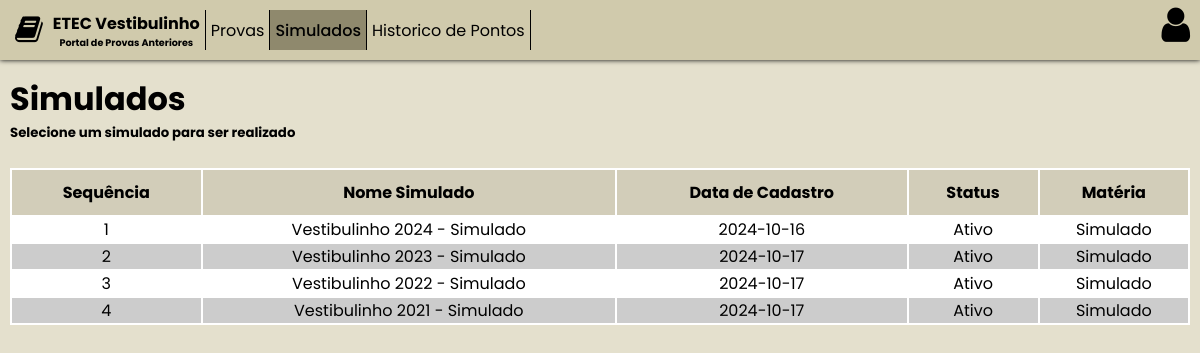
Page /Frontend/Simulados.php on the committed database.
### tables this page shows
create table prova (
	provaID int NOT NULL PRIMARY KEY AUTO_INCREMENT,
    provaNome varchar(300) NOT NULL UNIQUE,
    provaCadastro date NOT NULL,
    provaStatus varchar(20) NOT NULL,
    provaMateria int,
    foreign key (provaMateria) references materias(mateID)
);

create table materias (
	mateID int NOT NULL PRIMARY KEY AUTO_INCREMENT,
    mateNome varchar(150) NOT NULL UNIQUE,
    mateCadastro date NOT NULL,
    mateStatus varchar(20) NOT NULL 
);

### Frontend/Simulados.php (the view, shortened to what this page needs)
<!DOCTYPE html>
<html lang="pt-br">
<head>
    <link rel="stylesheet" href="./css/global.css">
    <link rel="stylesheet" href="./css/simulados.css">
    <link rel="stylesheet" href="https://cdnjs.cloudflare.com/ajax/libs/font-awesome/4.7.0/css/font-awesome.min.css">
</head>
<body>
    <div class="navBar">
        <div class="navBarLeft">
            <a href="./Home.php">
                <div class="slogan">
                    <div>
                        <i class="fa fa-book" style="font-size:70px"></i>
                    </div>
                    <div>
                        <h1>ETEC Vestibulinho</h1>
                        <h2>Portal de Provas Anteriores</h2>
                    </div>
                </div>
            </a>
            <a href="./Provas.php">Provas</a>
            <a href="./Simulados.php" class="cliked">Simulados</a>
            <a href="./histoPontos.php">Historico de Pontos</a>
        </div>
        <div class="navBarright">
            <div class="infoUser">
                <i class="fa fa-user"></i>
            </div>
        </div>
    </div>
    <div class="conteiner">
        <div class="main">
            <h1>Simulados</h1>
            <h5>Selecione um simulado para ser realizado</h5>
            <table>
                <thead>
                    <tr>
                        <th>Sequência</th>
                        <th>Nome Simulado</th>
                        <th>Data de Cadastro</th>
                        <th>Status</th>
                        <th>Matéria</th>
                    </tr>
                </thead>
                <tbody>
                    <?php
                    $con = new conectaDB();
                    $conn = $con->conecta();
                    $contador = 0;
                    $sql = "SELECT prova.*, mateNome  FROM prova INNER JOIN materias ON provaMateria = mateID WHERE provaMateria = 1";
                    $resultado = $conn->query($sql);
                    if ($resultado->num_rows > 0) {
                        while ($row = $resultado->fetch_assoc()):
                            $url = "./prova.php?ID=".$row['provaID']."&name=".$row['provaNome'];
                            $contador++;
                            echo '<tr>';
                            echo '<td>';
                            echo '<a href="'.$url.'">';
                            echo $contador;
                            echo '</a>';
                            echo '</td>';
                            echo '<td>';
                            echo '<a href="'.$url.'">';
                            echo $row['provaNome'];
                            echo '</a>';
                            echo '</td>';
                            echo '<td>';
                            echo '<a href="'.$url.'">';
                            echo  $row['provaCadastro'];
                            echo '</a>';
                            echo '</td>';
                            echo '<td>';
                            echo '<a href="'.$url.'">';
                            echo $row['provaStatus'];
                            echo '</a>';
                            echo '</td>';
                            echo '<td>';
                            echo '<a href="'.$url.'">';
                            echo $row['mateNome'];
                            echo '</a>';
                            echo '</td>';
                            echo '</tr>';
                        endwhile;
                    }
                    ?>
                </tbody>
            </table>
        </div>
    </div>
</body>
</html>

### Frontend/css/global.css (style rules this page uses)
* { margin: 0; padding: 0; font-family: 'Poppins', sans-serif; }
:root { --Cor1: #d0caac; --Cor2: #e4e0cd; --Cor3: #d2cdb9; }
a { color: black; text-decoration: none; }

### Frontend/css/simulados.css (style rules this page uses)
body { background-color: var(--Cor2); height: 100vh; }
.navBar { background-color: var(--Cor1); padding: 5px; box-shadow: 0px 0px 5px black; display: flex; justify-content: space-between; margin-bottom: 15px; }
.navBar .navBarLeft { padding: 5px; display: flex; align-items: center; }
.navBar .navBarLeft a { display: flex; padding: 0px 5px; border-right: 1px solid black; transition: 0.2s; align-items: center; height: 40px; text-align: center; }
.navBar .navBarLeft .cliked { background-color: #8f896d; font-weight: 500; }
.infoUser { display: flex; align-items: center; padding: 0 5px; }
.infoUser i { font-size: 40px; }
.slogan { text-align: center; display: inline-flex; align-items: center; justify-content: center; gap: 10px; transition: 0.2s; }
.slogan i { font-size: 30px !important; }
.slogan h1 { font-size: 1rem; }
.slogan h2 { font-size: 0.6rem; }
.conteiner { display: flex; flex-direction: column; align-items: center; }
.main { width: calc(100vw - 20px); }
table { background-color: white; text-align: center; margin: 0 auto; width: 100%; margin-top: 25px; }
table thead tr th { background-color: var(--Cor3); padding: 10px; color: black; }
tr:nth-child(odd) { background-color: #ffffff; }
tr:nth-child(even) { background-color: #cccccc; }

### rows in the picture
prova: provaNome "Vestibulinho 2024 - Simulado", provaCadastro "2024-10-16", provaStatus "Ativo", provaMateria.mateNome "Simulado"
prova: provaNome "Vestibulinho 2023 - Simulado", provaCadastro "2024-10-17", provaStatus "Ativo", provaMateria.mateNome "Simulado"
prova: provaNome "Vestibulinho 2022 - Simulado", provaCadastro "2024-10-17", provaStatus "Ativo", provaMateria.mateNome "Simulado"
prova: provaNome "Vestibulinho 2021 - Simulado", provaCadastro "2024-10-17", provaStatus "Ativo", provaMateria.mateNome "Simulado"
